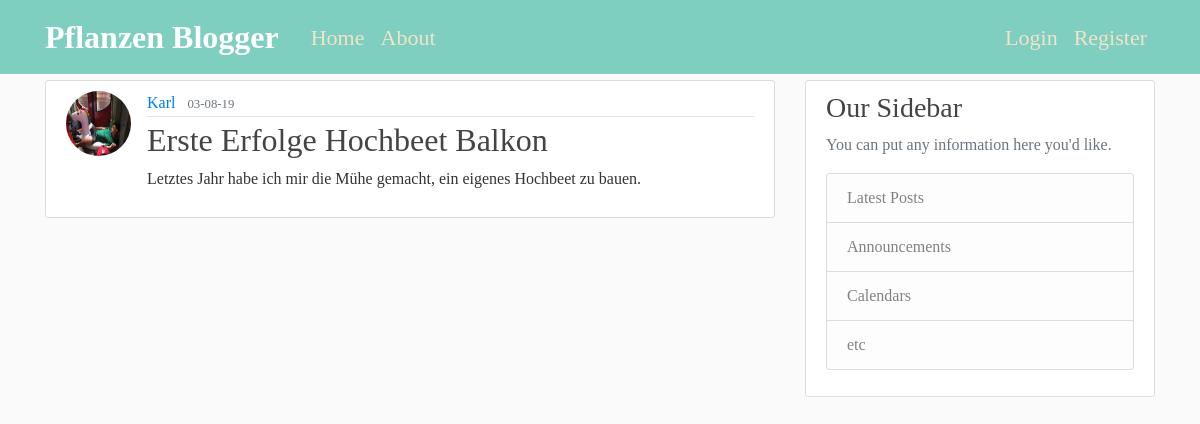
The app's page /post/16 with its own data.
### flaskblog/models.py (models this page shows, shortened)
class User(db.Model, UserMixin):
    id = db.Column(db.Integer, primary_key=True)
    username = db.Column(db.String(20), unique=True, nullable=False)
    email = db.Column(db.String(100), unique=True, nullable=False)
    image_file = db.Column(db.String(20), nullable=False, default='default.jpg')
    password = db.Column(db.String(60), nullable=False)
    posts = db.relationship('Post', backref='author', lazy=True)

class Post(db.Model):
    id = db.Column(db.Integer, primary_key=True)
    title = db.Column(db.String(100), nullable=False)
    date_posted = db.Column(db.DateTime, nullable=False, default=datetime.utcnow)
    content = db.Column(db.Text, nullable=False)
    user_id = db.Column(db.Integer, db.ForeignKey('user.id'), nullable=False)

### flaskblog/routes.py (the view)
@app.route("/post/<int:post_id>")
def post(post_id):
    post = Post.query.get_or_404(post_id)
    return render_template('post.html', title=post.title, post=post)

### flaskblog/templates/post.html (shortened to what this page needs)
{% extends 'layout.html' %}
{% block content%}
<article class="media content-section">
    <img class="rounded-circle article-img"
        src="{{ url_for('static', filename='profil_pics/' + post.author.image_file) }}">
    <div class="media-body">
        <div class="article-metadata">
            <a class="mr-2" href="{{ url_for('user_posts', username=post.author.username) }}">{{ post.author.username }}</a>
            <small class="text-muted">{{ post.date_posted.strftime('%d-%m-%y') }}</small>
        </div>
        <h2 class="article-title">{{ post.title }}</h2>
        <p class="article-content">{{ post.content }}</p>
    </div>
</article>
{% endblock content %}

### flaskblog/static/main.css (style rules this page uses)
body { background: #fafafa; color: #333333; margin-top: 5rem; font-family: Avenir; }
h1, h2, h3, h4, h5, h6 { color: #444444; }
.content-section { background: #ffffff; padding: 10px 20px; border: 1px solid #dddddd; border-radius: 3px; margin-bottom: 20px; }
.article-title { color: #444444; }
.article-content { white-space: pre-line; }
.article-img { height: 65px; width: 65px; margin-right: 16px; }
.article-metadata { padding-bottom: 1px; margin-bottom: 4px; border-bottom: 1px solid #e3e3e3 }

### records on screen
User: image_file (picture), author.username "Karl"
Post: date_posted "03-08-19", title "Erste Erfolge Hochbeet Balkon", content "Letztes Jahr habe ich mir die Mühe gemacht, ein eigenes Hochbeet zu bauen."
